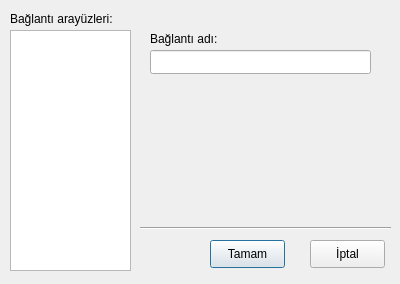
<ui version="4.0" >
 <class>newDialogWindow</class>
 <widget class="QDialog" name="newDialogWindow" >
  <property name="geometry" >
   <rect>
    <x>0</x>
    <y>0</y>
    <width>400</width>
    <height>284</height>
   </rect>
  </property>
  <property name="windowTitle" >
   <string>Yeni Bağlantı Ekle</string>
  </property>
  <widget class="QListWidget" name="nifaceList" >
   <property name="geometry" >
    <rect>
     <x>10</x>
     <y>30</y>
     <width>121</width>
     <height>241</height>
    </rect>
   </property>
  </widget>
  <widget class="QLabel" name="label" >
   <property name="geometry" >
    <rect>
     <x>10</x>
     <y>10</y>
     <width>121</width>
     <height>18</height>
    </rect>
   </property>
   <property name="text" >
    <string>Bağlantı arayüzleri:</string>
   </property>
  </widget>
  <widget class="QLineEdit" name="nameLine" >
   <property name="geometry" >
    <rect>
     <x>150</x>
     <y>50</y>
     <width>221</width>
     <height>24</height>
    </rect>
   </property>
  </widget>
  <widget class="QLabel" name="label_2" >
   <property name="geometry" >
    <rect>
     <x>150</x>
     <y>30</y>
     <width>91</width>
     <height>18</height>
    </rect>
   </property>
   <property name="text" >
    <string>Bağlantı adı:</string>
   </property>
  </widget>
  <widget class="QPushButton" name="okButton" >
   <property name="geometry" >
    <rect>
     <x>210</x>
     <y>240</y>
     <width>75</width>
     <height>28</height>
    </rect>
   </property>
   <property name="text" >
    <string>Tamam</string>
   </property>
  </widget>
  <widget class="QPushButton" name="cancelbutton" >
   <property name="geometry" >
    <rect>
     <x>310</x>
     <y>240</y>
     <width>75</width>
     <height>28</height>
    </rect>
   </property>
   <property name="text" >
    <string>İptal</string>
   </property>
  </widget>
  <widget class="Line" name="line" >
   <property name="geometry" >
    <rect>
     <x>140</x>
     <y>220</y>
     <width>251</width>
     <height>16</height>
    </rect>
   </property>
   <property name="orientation" >
    <enum>Qt::Horizontal</enum>
   </property>
  </widget>
 </widget>
 <resources/>
 <connections/>
</ui>
